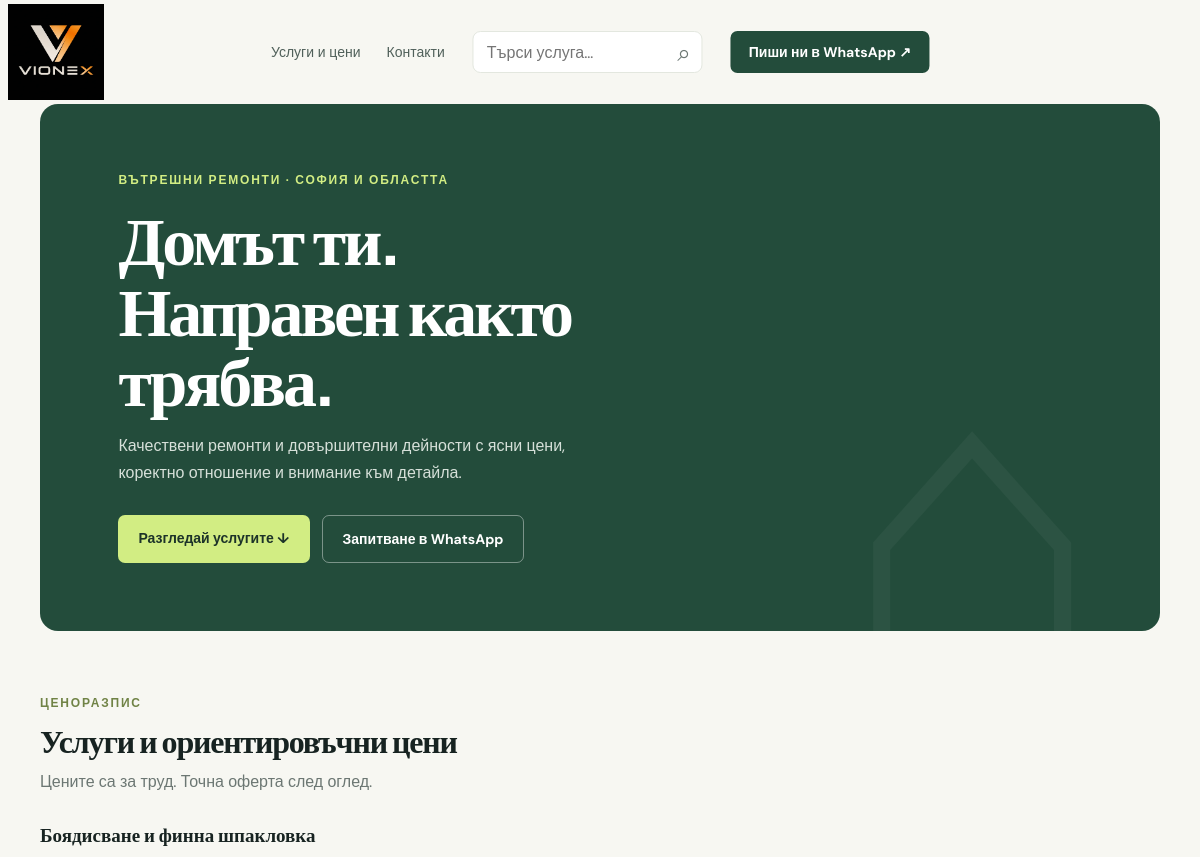
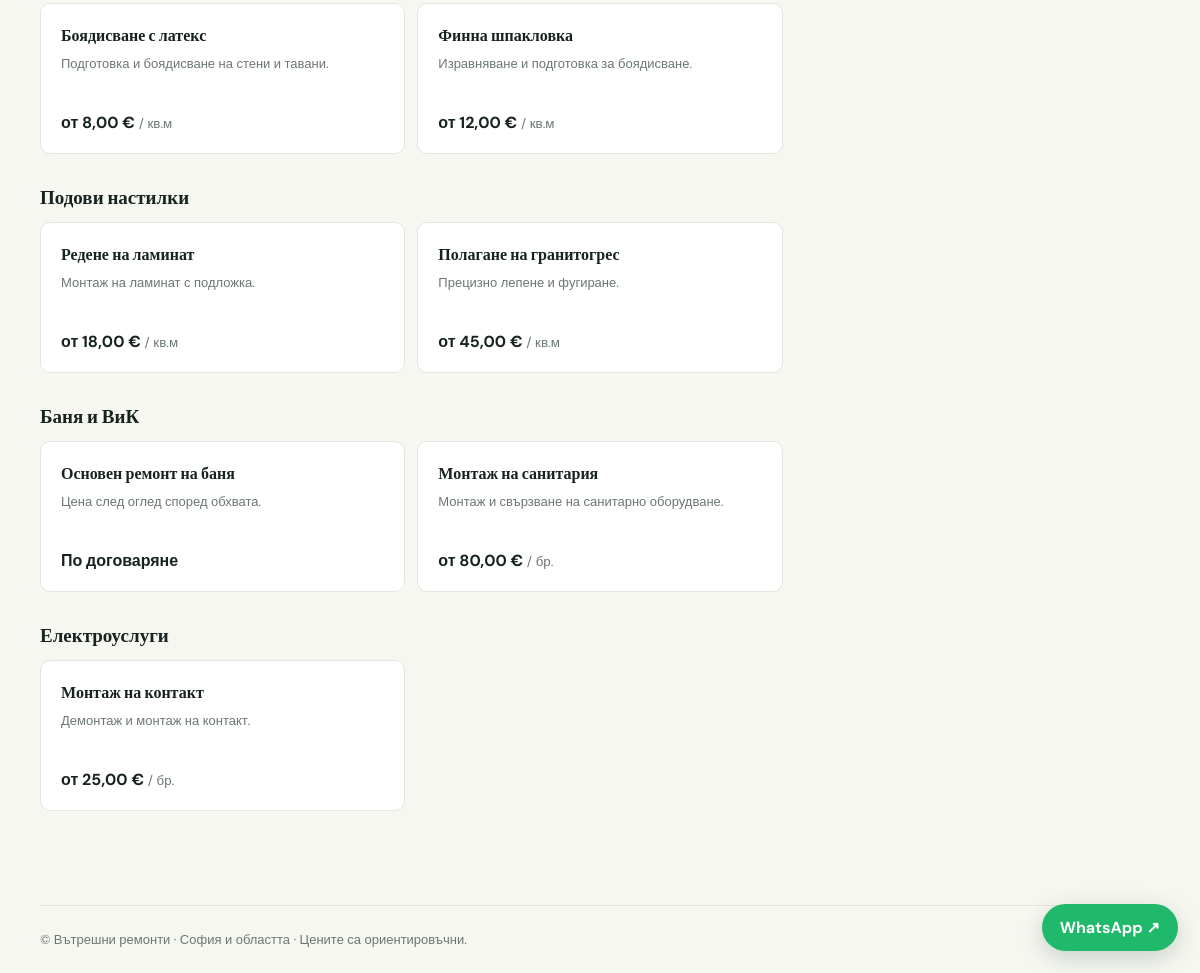
The page / on the database its author committed (2 pictures, top to bottom).
### tables this page shows
CREATE TABLE settings (key TEXT PRIMARY KEY, value TEXT NOT NULL);

CREATE TABLE categories (
            id INTEGER PRIMARY KEY AUTOINCREMENT,
            name TEXT NOT NULL UNIQUE,
            position INTEGER NOT NULL DEFAULT 0
        );

CREATE TABLE services (
            id INTEGER PRIMARY KEY AUTOINCREMENT,
            category_id INTEGER NOT NULL REFERENCES categories(id) ON DELETE CASCADE,
            name TEXT NOT NULL,
            description TEXT NOT NULL DEFAULT '',
            price REAL,
            unit TEXT NOT NULL DEFAULT 'кв.м',
            position INTEGER NOT NULL DEFAULT 0
        );

### app.py (the view)
@app.get("/")
def index():
    with db() as conn:
        settings = settings_dict(conn)
        categories = conn.execute("SELECT * FROM categories ORDER BY position,id").fetchall()
        data = []
        for category in categories:
            services = []
            for service in conn.execute("SELECT * FROM services WHERE category_id=? ORDER BY position,id", (category["id"],)):
                service_data = dict(service)
                service_data["images"] = [dict(image) for image in conn.execute(
                    "SELECT * FROM category_images WHERE service_id=? ORDER BY position,id", (service["id"],)
                )]
                services.append(service_data)
            data.append({**dict(category), "services": services})
    map_embed, directions = map_links(settings)
    return render_template("index.html", categories=data, settings=settings, wa=whatsapp(settings), map_embed=map_embed, directions=directions, canonical_url=f"{public_site_url()}/")

### app.py (called while the page is built)
def db():
    connection = sqlite3.connect(DB_PATH)
    connection.row_factory = sqlite3.Row
    connection.execute("PRAGMA foreign_keys = ON")
    return connection

def public_site_url():
    configured_url = os.environ.get("SITE_URL", "").strip().rstrip("/")
    return configured_url or request.url_root.rstrip("/")

def settings_dict(conn):
    return {row["key"]: row["value"] for row in conn.execute("SELECT key,value FROM settings")}

def whatsapp(settings):
    configured_phone = os.environ.get("WHATSAPP_PHONE") or settings.get("phone", "")
    number = "".join(ch for ch in configured_phone if ch.isdigit())
    return f"https://wa.me/{number}?text=%D0%97%D0%B4%D1%80%D0%B0%D0%B2%D0%B5%D0%B9%D1%82%D0%B5%2C%20%D0%B8%D0%BD%D1%82%D0%B5%D1%80%D0%B5%D1%81%D1%83%D0%B2%D0%B0%D0%BC%20%D1%81%D0%B5%20%D0%BE%D1%82%20%D0%B2%D0%B0%D1%88%D0%B8%D1%82%D0%B5%20%D1%83%D1%81%D0%BB%D1%83%D0%B3%D0%B8." if number else "https://wa.me/"

def map_links(settings):
    query = settings.get("address", "")
    return f"https://www.google.com/maps?q={quote(query)}&output=embed", f"https://www.google.com/maps/dir/?api=1&destination={quote(query)}"

### templates/index.html (shortened to what this page needs)
<!doctype html><html lang="bg"><head><meta charset="utf-8">
  {% include "_favicons.html" %}<meta name="viewport" content="width=device-width, initial-scale=1"><title>{{ settings.company_name }} | Вътрешни ремонти</title><meta name="description" content="Качествени вътрешни ремонти в {{ settings.city }}. Разгледай услугите и ориентировъчните цени."><link rel="canonical" href="{{ canonical_url }}"><link rel="stylesheet" href="{{ url_for('static', filename='style.css') }}"></head><body><div class="wrap"><header class="top"><a class="brand brand-logo" href="/" aria-label="Vionex — начало"><img src="{{ url_for('static', filename='images/brand/vionex-logo-inverted.webp') }}" width="96" height="96" alt="Vionex" fetchpriority="high"></a><div class="header-tools"><nav class="nav"><a href="#uslugi">Услуги и цени</a><a href="{{ url_for('contact_page') }}">Контакти</a></nav><form id="site-search-form" class="site-search" role="search" method="get" action="{{ url_for('index') }}#uslugi"><label class="sr-only" for="site-search">Търсене в услугите и категориите</label><input id="site-search" type="search" name="q" placeholder="Търси услуга…" autocomplete="off"><span class="search-icon" aria-hidden="true">⌕</span></form><a class="contact" href="{{ wa }}" target="_blank" rel="noopener">Пиши ни в WhatsApp ↗</a></div></header><main><section class="hero"><div><div class="eyebrow">Вътрешни ремонти · {{ settings.city }}</div><h1>Домът ти.<br>Направен както трябва.</h1><p>Качествени ремонти и довършителни дейности с ясни цени, коректно отношение и внимание към детайла.</p><div class="actions"><a class="btn btn-lime" href="#uslugi">Разгледай услугите ↓</a><a class="btn btn-outline" href="{{ wa }}" target="_blank" rel="noopener">Запитване в WhatsApp</a></div></div></section><section class="section" id="uslugi"><div class="section-head"><div><div class="eyebrow" style="color:#708346">Ценоразпис</div><h2>Услуги и ориентировъчни цени</h2><p>Цените са за труд. Точна оферта след оглед.</p></div></div><p id="search-status" class="search-status" aria-live="polite"></p>{% for category in categories %}<section class="category" id="category-{{ category.id }}" data-category-name="{{ category.name }}"><h3 class="category-heading">{{ category.name }}</h3><div class="cards">{% for service in category.services %}<article class="card" data-search="{{ service.name }} {{ service.description }}"><h4><button type="button" class="service-gallery-toggle" aria-expanded="false" aria-controls="service-gallery-{{ service.id }}">{{ service.name }}</button></h4><p>{{ service.description }}</p><div class="price">{% if service.price is not none %}от {{ '%.2f'|format(service.price)|replace('.', ',') }} € <small>/ {{ service.unit }}</small>{% else %}По договаряне{% endif %}</div><div class="category-gallery{% if not service.images %} category-gallery-empty{% endif %}" id="service-gallery-{{ service.id }}" hidden>{% if service.images %}{% for image in service.images %}<figure data-search="{{ image.alt or service.name }}"><img src="{{ url_for('static', filename=image.filename) }}" alt="{{ image.alt or service.name }}" loading="lazy"><figcaption>{{ image.alt }}</figcaption></figure>{% endfor %}{% else %}<p>За тази услуга все още няма качени снимки.</p>{% endif %}</div></article>{% endfor %}</div></section>{% endfor %}</section></main><footer class="footer">© {{ settings.company_name }} · {{ settings.city }} · Цените са ориентировъчни.</footer></div><a class="wa" href="{{ wa }}" target="_blank" rel="noopener">WhatsApp ↗</a>
</body></html>

### static/style.css (style rules this page uses)
:root { --ink:#172321;--muted:#6c7773;--green:#234c3b;--lime:#d2ed83;--paper:#f7f7f2;--line:#e3e7df }
* { box-sizing:border-box }
body { margin:0;background:var(--paper);color:var(--ink);font:16px 'DM Sans',sans-serif }
a { color:inherit;text-decoration:none }
.wrap { width:min(1120px,calc(100% - 40px));margin:auto }
.top { width:100vw;margin-left:calc(50% - 50vw);padding:3px 8px;box-sizing:border-box;height:104px;position:relative;display:flex;align-items:center;justify-content:flex-start;gap:18px }
.brand { font:800 20px Manrope,sans-serif;letter-spacing:-.7px }
.nav { display:flex;flex:none;gap:26px;color:#50605a;font-size:14px }
.header-tools { position:absolute;left:50%;transform:translateX(-50%);width:max-content;display:flex;align-items:center;justify-content:center;gap:28px }
.contact { background:var(--green);color:white;padding:12px 18px;border-radius:7px;font-size:14px;font-weight:700 }
.hero { background:var(--green);color:#fff;border-radius:18px;min-height:380px;padding:68px 7%;position:relative;overflow:hidden;display:flex;align-items:center }
.hero:after { content:'⌂';position:absolute;right:5%;bottom:-180px;font:400 440px Manrope;color:#ffffff0a }
.eyebrow { color:var(--lime);font-size:12px;font-weight:700;letter-spacing:1.8px;text-transform:uppercase }
.hero h1 { font:800 clamp(40px,6vw,68px)/1.04 Manrope;margin:16px 0;letter-spacing:-3px;max-width:650px }
.hero p { color:#d6e0d9;max-width:490px;line-height:1.7 }
.actions { display:flex;gap:12px;margin-top:28px }
.btn { display:inline-block;padding:14px 20px;border-radius:7px;font-weight:700;font-size:14px }
.btn-lime { background:var(--lime);color:#1d3329 }
.btn-outline { border:1px solid #ffffff66;color:white }
.section { padding:64px 0 }
.section-head { display:flex;align-items:end;justify-content:space-between;margin-bottom:26px }
.section h1,.section h2 { font:800 32px Manrope;letter-spacing:-1.2px;margin:8px 0 }
.section-head p { color:var(--muted);margin:0 }
.category { margin:30px 0 }
.category h3 { font:700 19px Manrope;margin:0 0 12px }
.cards { display:grid;grid-template-columns:repeat(3,1fr);gap:12px }
.card { background:white;border:1px solid var(--line);padding:20px;border-radius:10px }
.card h4 { font:700 16px Manrope;margin:0 0 8px }
.card p { font-size:13px;color:var(--muted);line-height:1.55;min-height:40px;margin:0 }
.price { font-weight:700;margin-top:18px }
.price small { font-weight:400;color:var(--muted) }
.footer { padding:25px 0;color:var(--muted);font-size:13px;border-top:1px solid var(--line) }
.wa { position:fixed;right:22px;bottom:22px;background:#20b96b;color:white;padding:13px 18px;border-radius:40px;font-weight:700;box-shadow:0 7px 24px #103b2533 }
input,textarea,select { width:100%;padding:11px 12px;border:1px solid #d5dcd4;border-radius:6px;font:inherit;background:white }
.brand-logo { display:block;width:96px;height:96px;margin-left:0;overflow:hidden;flex:0 0 auto }
.brand-logo img { display:block;width:96px;height:96px;max-width:100%;object-fit:contain;object-position:center }
.site-search { position:relative;flex:0 1 230px;min-width:160px;margin:0 }
.site-search input { height:42px;padding:10px 36px 10px 13px;border:1px solid var(--line);border-radius:8px;background:#fff }
.search-icon { position:absolute;right:12px;top:6px;color:var(--muted);font-size:24px;pointer-events:none }
.category>h3 { margin:0 0 12px }
.category-heading { font:700 19px Manrope,sans-serif;margin:0 0 14px;color:var(--ink) }
.category .cards { margin-top:10px }
.service-gallery-toggle { display:block;padding:0;border:0;background:none;color:inherit;text-align:left;font:inherit;cursor:pointer }

### rows shown on the page
settings: city "СОФИЯ И ОБЛАСТТА", city "София и областта"
categories: name "Боядисване и финна шпакловка"
services: name "Боядисване с латекс", description "Подготовка и боядисване на стени и тавани.", price "8,00", unit "кв.м"
services: name "Финна шпакловка", description "Изравняване и подготовка за боядисване.", price "12,00", unit "кв.м"
categories: name "Подови настилки"
services: name "Редене на ламинат", description "Монтаж на ламинат с подложка.", price "18,00", unit "кв.м"
services: name "Полагане на гранитогрес", description "Прецизно лепене и фугиране.", price "45,00", unit "кв.м"
categories: name "Баня и ВиК"
services: name "Основен ремонт на баня", description "Цена след оглед според обхвата.", shows "По договаряне"
services: name "Монтаж на санитария", description "Монтаж и свързване на санитарно оборудване.", price "80,00", unit "бр."
categories: name "Електроуслуги"
services: name "Монтаж на контакт", description "Демонтаж и монтаж на контакт.", price "25,00", unit "бр."
settings: company_name "Вътрешни ремонти"
